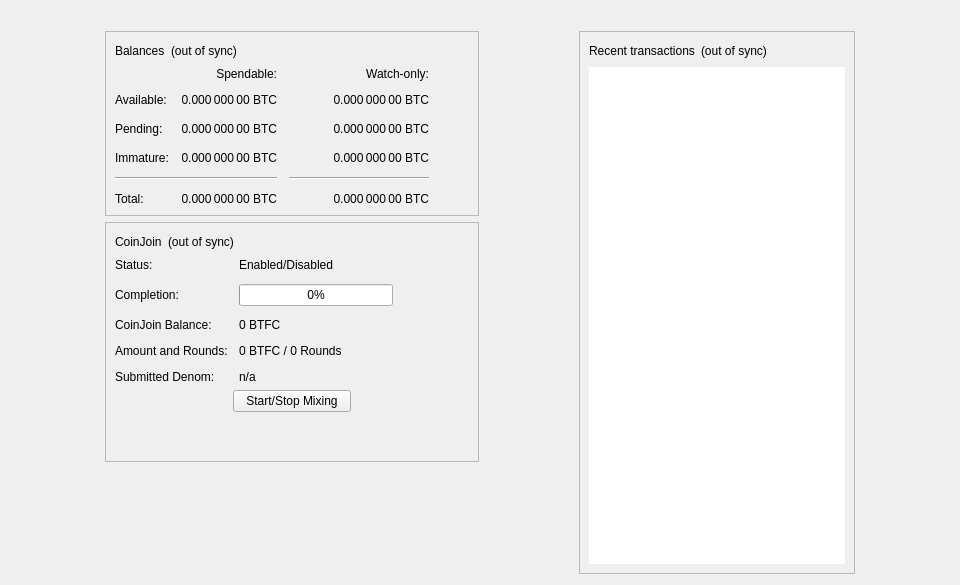
<?xml version="1.0" encoding="UTF-8"?>
<ui version="4.0">
 <class>OverviewPage</class>
 <widget class="QWidget" name="OverviewPage">
  <property name="geometry">
   <rect>
    <x>0</x>
    <y>0</y>
    <width>960</width>
    <height>585</height>
   </rect>
  </property>
  <property name="minimumSize">
   <size>
    <width>960</width>
    <height>0</height>
   </size>
  </property>
  <property name="windowTitle">
   <string>Form</string>
  </property>
  <layout class="QVBoxLayout" name="topLayout">
   <item>
    <widget class="QLabel" name="labelAlerts">
     <property name="visible">
      <bool>false</bool>
     </property>
     <property name="wordWrap">
      <bool>true</bool>
     </property>
     <property name="margin">
      <number>3</number>
     </property>
     <property name="textInteractionFlags">
      <set>Qt::TextSelectableByMouse</set>
     </property>
    </widget>
   </item>
   <item>
    <layout class="QHBoxLayout" name="horizontalLayout" stretch="1,0,1,0,1">
     <item>
      <spacer name="horizontalSpacerLeft">
       <property name="orientation">
        <enum>Qt::Horizontal</enum>
       </property>
       <property name="sizeType">
        <enum>QSizePolicy::Preferred</enum>
       </property>
       <property name="sizeHint" stdset="0">
        <size>
         <width>10</width>
         <height>20</height>
        </size>
       </property>
      </spacer>
     </item>
     <item>
      <layout class="QVBoxLayout" name="verticalLayout_2">
       <item>
        <widget class="QFrame" name="frame">
         <property name="frameShape">
          <enum>QFrame::StyledPanel</enum>
         </property>
         <property name="frameShadow">
          <enum>QFrame::Raised</enum>
         </property>
         <layout class="QVBoxLayout" name="verticalLayout_4">
          <item>
           <layout class="QHBoxLayout" name="horizontalLayout_4">
            <item>
             <widget class="QLabel" name="label_5">
              <property name="text">
               <string>Balances</string>
              </property>
             </widget>
            </item>
            <item>
             <widget class="QLabel" name="labelWalletStatus">
              <property name="toolTip">
               <string>The displayed information may be out of date. Your wallet automatically synchronizes with the Butterfly network after a connection is established, but this process has not completed yet.</string>
              </property>
              <property name="text">
               <string notr="true">(out of sync)</string>
              </property>
              <property name="alignment">
               <set>Qt::AlignLeading|Qt::AlignLeft|Qt::AlignVCenter</set>
              </property>
             </widget>
            </item>
            <item>
             <spacer name="horizontalSpacer_3">
              <property name="orientation">
               <enum>Qt::Horizontal</enum>
              </property>
              <property name="sizeHint" stdset="0">
               <size>
                <width>40</width>
                <height>20</height>
               </size>
              </property>
             </spacer>
            </item>
           </layout>
          </item>
          <item>
           <layout class="QGridLayout" name="gridLayout">
            <property name="spacing">
             <number>12</number>
            </property>
            <item row="2" column="2">
             <widget class="QLabel" name="labelWatchPending">
              <property name="cursor">
               <cursorShape>IBeamCursor</cursorShape>
              </property>
              <property name="toolTip">
               <string>Unconfirmed transactions to watch-only addresses</string>
              </property>
              <property name="text">
               <string notr="true">0.000 000 00 BTC</string>
              </property>
              <property name="alignment">
               <set>Qt::AlignRight|Qt::AlignTrailing|Qt::AlignVCenter</set>
              </property>
              <property name="textInteractionFlags">
               <set>Qt::LinksAccessibleByMouse|Qt::TextSelectableByKeyboard|Qt::TextSelectableByMouse</set>
              </property>
             </widget>
            </item>
            <item row="2" column="1">
             <widget class="QLabel" name="labelUnconfirmed">
              <property name="cursor">
               <cursorShape>IBeamCursor</cursorShape>
              </property>
              <property name="toolTip">
               <string>Total of transactions that have yet to be confirmed, and do not yet count toward the spendable balance</string>
              </property>
              <property name="text">
               <string notr="true">0.000 000 00 BTC</string>
              </property>
              <property name="alignment">
               <set>Qt::AlignRight|Qt::AlignTrailing|Qt::AlignVCenter</set>
              </property>
              <property name="textInteractionFlags">
               <set>Qt::LinksAccessibleByMouse|Qt::TextSelectableByKeyboard|Qt::TextSelectableByMouse</set>
              </property>
             </widget>
            </item>
            <item row="3" column="2">
             <widget class="QLabel" name="labelWatchImmature">
              <property name="cursor">
               <cursorShape>IBeamCursor</cursorShape>
              </property>
              <property name="toolTip">
               <string>Mined balance in watch-only addresses that has not yet matured</string>
              </property>
              <property name="text">
               <string notr="true">0.000 000 00 BTC</string>
              </property>
              <property name="alignment">
               <set>Qt::AlignRight|Qt::AlignTrailing|Qt::AlignVCenter</set>
              </property>
              <property name="textInteractionFlags">
               <set>Qt::LinksAccessibleByMouse|Qt::TextSelectableByKeyboard|Qt::TextSelectableByMouse</set>
              </property>
             </widget>
            </item>
            <item row="4" column="0" colspan="2">
             <widget class="Line" name="lineSpendableBalance">
              <property name="orientation">
               <enum>Qt::Horizontal</enum>
              </property>
             </widget>
            </item>
            <item row="4" column="2">
             <widget class="Line" name="lineWatchBalance">
              <property name="sizePolicy">
               <sizepolicy hsizetype="Preferred" vsizetype="Fixed">
                <horstretch>0</horstretch>
                <verstretch>0</verstretch>
               </sizepolicy>
              </property>
              <property name="minimumSize">
               <size>
                <width>140</width>
                <height>0</height>
               </size>
              </property>
              <property name="orientation">
               <enum>Qt::Horizontal</enum>
              </property>
             </widget>
            </item>
            <item row="5" column="0">
             <widget class="QLabel" name="labelTotalText">
              <property name="text">
               <string>Total:</string>
              </property>
             </widget>
            </item>
            <item row="3" column="1">
             <widget class="QLabel" name="labelImmature">
              <property name="cursor">
               <cursorShape>IBeamCursor</cursorShape>
              </property>
              <property name="toolTip">
               <string>Mined balance that has not yet matured</string>
              </property>
              <property name="text">
               <string notr="true">0.000 000 00 BTC</string>
              </property>
              <property name="alignment">
               <set>Qt::AlignRight|Qt::AlignTrailing|Qt::AlignVCenter</set>
              </property>
              <property name="textInteractionFlags">
               <set>Qt::LinksAccessibleByMouse|Qt::TextSelectableByKeyboard|Qt::TextSelectableByMouse</set>
              </property>
             </widget>
            </item>
            <item row="2" column="3">
             <spacer name="horizontalSpacer_2">
              <property name="orientation">
               <enum>Qt::Horizontal</enum>
              </property>
              <property name="sizeHint" stdset="0">
               <size>
                <width>40</width>
                <height>20</height>
               </size>
              </property>
             </spacer>
            </item>
            <item row="3" column="0">
             <widget class="QLabel" name="labelImmatureText">
              <property name="text">
               <string>Immature:</string>
              </property>
             </widget>
            </item>
            <item row="5" column="1">
             <widget class="QLabel" name="labelTotal">
              <property name="cursor">
               <cursorShape>IBeamCursor</cursorShape>
              </property>
              <property name="toolTip">
               <string>Your current total balance</string>
              </property>
              <property name="text">
               <string notr="true">0.000 000 00 BTC</string>
              </property>
              <property name="alignment">
               <set>Qt::AlignRight|Qt::AlignTrailing|Qt::AlignVCenter</set>
              </property>
              <property name="textInteractionFlags">
               <set>Qt::LinksAccessibleByMouse|Qt::TextSelectableByKeyboard|Qt::TextSelectableByMouse</set>
              </property>
             </widget>
            </item>
            <item row="5" column="2">
             <widget class="QLabel" name="labelWatchTotal">
              <property name="cursor">
               <cursorShape>IBeamCursor</cursorShape>
              </property>
              <property name="toolTip">
               <string>Current total balance in watch-only addresses</string>
              </property>
              <property name="text">
               <string notr="true">0.000 000 00 BTC</string>
              </property>
              <property name="alignment">
               <set>Qt::AlignRight|Qt::AlignTrailing|Qt::AlignVCenter</set>
              </property>
              <property name="textInteractionFlags">
               <set>Qt::LinksAccessibleByMouse|Qt::TextSelectableByKeyboard|Qt::TextSelectableByMouse</set>
              </property>
             </widget>
            </item>
            <item row="0" column="2">
             <widget class="QLabel" name="labelWatchonly">
              <property name="text">
               <string>Watch-only:</string>
              </property>
              <property name="alignment">
               <set>Qt::AlignRight|Qt::AlignTrailing|Qt::AlignVCenter</set>
              </property>
             </widget>
            </item>
            <item row="1" column="0">
             <widget class="QLabel" name="labelBalanceText">
              <property name="text">
               <string>Available:</string>
              </property>
             </widget>
            </item>
            <item row="1" column="1">
             <widget class="QLabel" name="labelBalance">
              <property name="cursor">
               <cursorShape>IBeamCursor</cursorShape>
              </property>
              <property name="toolTip">
               <string>Your current spendable balance</string>
              </property>
              <property name="text">
               <string notr="true">0.000 000 00 BTC</string>
              </property>
              <property name="alignment">
               <set>Qt::AlignRight|Qt::AlignTrailing|Qt::AlignVCenter</set>
              </property>
              <property name="textInteractionFlags">
               <set>Qt::LinksAccessibleByMouse|Qt::TextSelectableByKeyboard|Qt::TextSelectableByMouse</set>
              </property>
             </widget>
            </item>
            <item row="1" column="2">
             <widget class="QLabel" name="labelWatchAvailable">
              <property name="cursor">
               <cursorShape>IBeamCursor</cursorShape>
              </property>
              <property name="toolTip">
               <string>Your current balance in watch-only addresses</string>
              </property>
              <property name="text">
               <string notr="true">0.000 000 00 BTC</string>
              </property>
              <property name="alignment">
               <set>Qt::AlignRight|Qt::AlignTrailing|Qt::AlignVCenter</set>
              </property>
              <property name="textInteractionFlags">
               <set>Qt::LinksAccessibleByMouse|Qt::TextSelectableByKeyboard|Qt::TextSelectableByMouse</set>
              </property>
             </widget>
            </item>
            <item row="2" column="0">
             <widget class="QLabel" name="labelPendingText">
              <property name="text">
               <string>Pending:</string>
              </property>
             </widget>
            </item>
            <item row="0" column="1">
             <widget class="QLabel" name="labelSpendable">
              <property name="text">
               <string>Spendable:</string>
              </property>
              <property name="alignment">
               <set>Qt::AlignRight|Qt::AlignTrailing|Qt::AlignVCenter</set>
              </property>
             </widget>
            </item>
           </layout>
          </item>
         </layout>
        </widget>
       </item>
       <item>
        <widget class="QFrame" name="frameCoinJoin">
         <property name="layoutDirection">
          <enum>Qt::LeftToRight</enum>
         </property>
         <property name="frameShape">
          <enum>QFrame::StyledPanel</enum>
         </property>
         <property name="frameShadow">
          <enum>QFrame::Raised</enum>
         </property>
         <layout class="QVBoxLayout" name="VerticalLayout_PS1">
          <item>
           <layout class="QHBoxLayout" name="horizontalLayout_5">
            <item>
             <widget class="QLabel" name="labelCoinJoinHeader">
              <property name="text">
               <string notr="true">CoinJoin</string>
              </property>
             </widget>
            </item>
            <item>
             <widget class="QLabel" name="labelCoinJoinSyncStatus">
              <property name="toolTip">
               <string>The displayed information may be out of date. Your wallet automatically synchronizes with the Butterfly network after a connection is established, but this process has not completed yet.</string>
              </property>
              <property name="text">
               <string notr="true">(out of sync)</string>
              </property>
              <property name="alignment">
               <set>Qt::AlignLeading|Qt::AlignLeft|Qt::AlignVCenter</set>
              </property>
             </widget>
            </item>
            <item>
             <spacer name="horizontalSpacer_4">
              <property name="orientation">
               <enum>Qt::Horizontal</enum>
              </property>
              <property name="sizeHint" stdset="0">
               <size>
                <width>40</width>
                <height>20</height>
               </size>
              </property>
             </spacer>
            </item>
           </layout>
          </item>
          <item>
           <layout class="QFormLayout" name="coinJoinFormLayout">
            <property name="fieldGrowthPolicy">
             <enum>QFormLayout::AllNonFixedFieldsGrow</enum>
            </property>
            <property name="horizontalSpacing">
             <number>11</number>
            </property>
            <property name="verticalSpacing">
             <number>12</number>
            </property>
            <item row="0" column="0">
             <widget class="QLabel" name="labelCoinJoinEnabledText">
              <property name="text">
               <string>Status:</string>
              </property>
             </widget>
            </item>
            <item row="0" column="1">
             <widget class="QLabel" name="labelCoinJoinEnabled">
              <property name="text">
               <string>Enabled/Disabled</string>
              </property>
             </widget>
            </item>
            <item row="1" column="0">
             <widget class="QLabel" name="labelCompletitionText">
              <property name="text">
               <string>Completion:</string>
              </property>
             </widget>
            </item>
            <item row="1" column="1">
             <widget class="QProgressBar" name="coinJoinProgress">
              <property name="maximumSize">
               <size>
                <width>154</width>
                <height>16777215</height>
               </size>
              </property>
              <property name="value">
               <number>0</number>
              </property>
             </widget>
            </item>
            <item row="2" column="0">
             <widget class="QLabel" name="labelAnonymizedText">
              <property name="text">
               <string notr="true">CoinJoin Balance:</string>
              </property>
             </widget>
            </item>
            <item row="2" column="1">
             <widget class="QLabel" name="labelAnonymized">
              <property name="text">
               <string notr="true">0 BTFC</string>
              </property>
             </widget>
            </item>
            <item row="3" column="0">
             <widget class="QLabel" name="labelAmountAndRoundsText">
              <property name="text">
               <string>Amount and Rounds:</string>
              </property>
             </widget>
            </item>
            <item row="3" column="1">
             <widget class="QLabel" name="labelAmountRounds">
              <property name="text">
               <string>0 BTFC / 0 Rounds</string>
              </property>
             </widget>
            </item>
            <item row="4" column="0">
             <widget class="QLabel" name="labelSubmittedDenomText">
              <property name="text">
               <string>Submitted Denom:</string>
              </property>
             </widget>
            </item>
            <item row="4" column="1">
             <widget class="QLabel" name="labelSubmittedDenom">
              <property name="toolTip">
               <string>The denominations you submitted to the Masternode.&lt;br&gt;To mix, other users must submit the exact same denominations.</string>
              </property>
              <property name="text">
               <string>n/a</string>
              </property>
              <property name="wordWrap">
               <bool>true</bool>
              </property>
             </widget>
            </item>
           </layout>
          </item>
          <item>
           <layout class="QVBoxLayout" name="VerticalLayout_PS">
            <item>
             <layout class="QHBoxLayout" name="horizontalLayout_3">
              <property name="topMargin">
               <number>0</number>
              </property>
              <item>
               <spacer name="horizontalSpacer_5">
                <property name="orientation">
                 <enum>Qt::Horizontal</enum>
                </property>
                <property name="sizeHint" stdset="0">
                 <size>
                  <width>40</width>
                  <height>20</height>
                 </size>
                </property>
               </spacer>
              </item>
              <item>
               <widget class="QPushButton" name="toggleCoinJoin">
                <property name="sizePolicy">
                 <sizepolicy hsizetype="MinimumExpanding" vsizetype="Fixed">
                  <horstretch>0</horstretch>
                  <verstretch>0</verstretch>
                 </sizepolicy>
                </property>
                <property name="text">
                 <string>Start/Stop Mixing</string>
                </property>
               </widget>
              </item>
              <item>
               <spacer name="horizontalSpacer_6">
                <property name="orientation">
                 <enum>Qt::Horizontal</enum>
                </property>
                <property name="sizeHint" stdset="0">
                 <size>
                  <width>40</width>
                  <height>20</height>
                 </size>
                </property>
               </spacer>
              </item>
             </layout>
            </item>
            <item>
             <spacer name="verticalSpacer_3">
              <property name="orientation">
               <enum>Qt::Vertical</enum>
              </property>
              <property name="sizeHint" stdset="0">
               <size>
                <width>20</width>
                <height>40</height>
               </size>
              </property>
             </spacer>
            </item>
           </layout>
          </item>
         </layout>
        </widget>
       </item>
       <item>
        <spacer name="verticalSpacer">
         <property name="orientation">
          <enum>Qt::Vertical</enum>
         </property>
         <property name="sizeHint" stdset="0">
          <size>
           <width>20</width>
           <height>40</height>
          </size>
         </property>
        </spacer>
       </item>
      </layout>
     </item>
     <item>
      <spacer name="horizontalSpacerCenter">
       <property name="orientation">
        <enum>Qt::Horizontal</enum>
       </property>
       <property name="sizeHint" stdset="0">
        <size>
         <width>10</width>
         <height>20</height>
        </size>
       </property>
      </spacer>
     </item>
     <item>
      <layout class="QVBoxLayout" name="verticalLayout_3">
       <item>
        <widget class="QFrame" name="frame_2">
         <property name="frameShape">
          <enum>QFrame::StyledPanel</enum>
         </property>
         <property name="frameShadow">
          <enum>QFrame::Raised</enum>
         </property>
         <layout class="QVBoxLayout" name="verticalLayout">
          <item>
           <layout class="QHBoxLayout" name="horizontalLayout_2">
            <item>
             <widget class="QLabel" name="label_4">
              <property name="text">
               <string>Recent transactions</string>
              </property>
             </widget>
            </item>
            <item>
             <widget class="QLabel" name="labelTransactionsStatus">
              <property name="toolTip">
               <string>The displayed information may be out of date. Your wallet automatically synchronizes with the Butterfly network after a connection is established, but this process has not completed yet.</string>
              </property>
              <property name="text">
               <string notr="true">(out of sync)</string>
              </property>
              <property name="alignment">
               <set>Qt::AlignLeading|Qt::AlignLeft|Qt::AlignVCenter</set>
              </property>
             </widget>
            </item>
            <item>
             <spacer name="horizontalSpacer">
              <property name="orientation">
               <enum>Qt::Horizontal</enum>
              </property>
              <property name="sizeHint" stdset="0">
               <size>
                <width>40</width>
                <height>20</height>
               </size>
              </property>
             </spacer>
            </item>
           </layout>
          </item>
          <item>
           <widget class="QListView" name="listTransactions">
            <property name="frameShape">
             <enum>QFrame::NoFrame</enum>
            </property>
            <property name="verticalScrollBarPolicy">
             <enum>Qt::ScrollBarAlwaysOff</enum>
            </property>
            <property name="horizontalScrollBarPolicy">
             <enum>Qt::ScrollBarAlwaysOff</enum>
            </property>
            <property name="selectionMode">
             <enum>QAbstractItemView::NoSelection</enum>
            </property>
           </widget>
          </item>
         </layout>
        </widget>
       </item>
      </layout>
     </item>
     <item>
      <spacer name="horizontalSpacerRight">
       <property name="orientation">
        <enum>Qt::Horizontal</enum>
       </property>
       <property name="sizeType">
        <enum>QSizePolicy::Preferred</enum>
       </property>
       <property name="sizeHint" stdset="0">
        <size>
         <width>10</width>
         <height>20</height>
        </size>
       </property>
      </spacer>
     </item>
    </layout>
   </item>
  </layout>
 </widget>
 <resources/>
 <connections/>
</ui>
